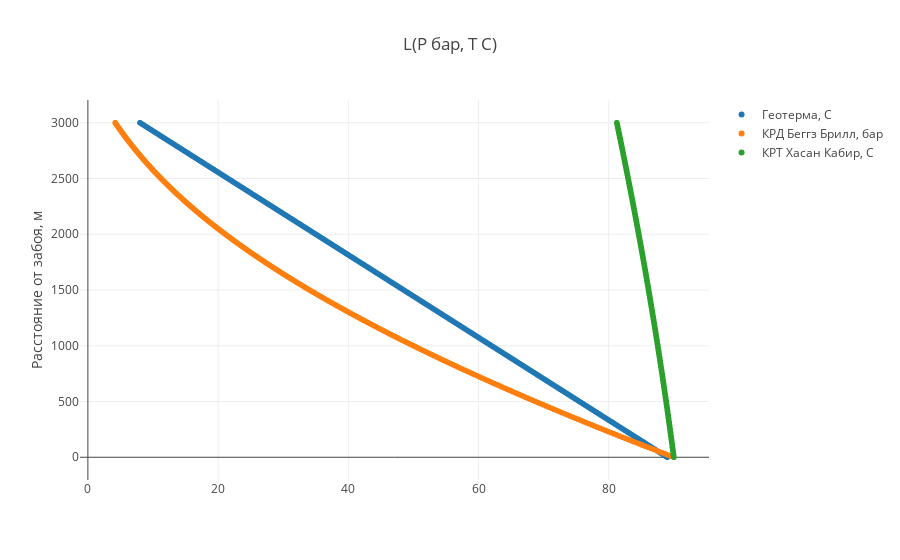

Write notebook code for a chart like this one.
### Code cell
trace1 = go.Scattergl(
    x = t_earth_list_c,
    y = distance_from_bottomhole, 
    name = 'Геотерма, C',
    mode = 'markers'
)

trace2 = go.Scattergl(
    x = p_list_bar,
    y = distance_from_bottomhole, 
    name = 'КРД Беггз Брилл, бар',
    mode = 'markers'
)

trace3 = go.Scattergl(
    x = t_list_c,
    y = distance_from_bottomhole, 
    name = 'КРТ Хасан Кабир, С',
    mode = 'markers'
)


data = [ trace1, trace2, trace3]

plot()

### Figure 1 — Plotly figure (JSON) as saved in the notebook; plotly's stock layout.template omitted (floating-point values rounded to 4 significant figures; data arrays with more than 128 entries replaced by an {"elided": "..."} marker saying what was removed)
{"data": [{"mode": "markers", "name": "Геотерма, C", "type": "scattergl", "uid": "5d74f704-cee2-4910-a56f-d12703bf4182", "x": {"elided": "301 float values"}, "y": {"elided": "301 int values"}}, {"mode": "markers", "name": "КРД Беггз Брилл, бар", "type": "scattergl", "uid": "03252df4-5b5b-461d-9ac2-543b77fd6946", "x": {"elided": "301 float values"}, "y": {"elided": "301 int values"}}, {"mode": "markers", "name": "КРТ Хасан Кабир, С", "type": "scattergl", "uid": "d8a1f356-3a78-4e4b-aaa1-3af194c869e1", "x": {"elided": "301 float values"}, "y": {"elided": "301 int values"}}], "layout": {"title": {"text": "L(P бар, T C)"}, "yaxis": {"title": {"text": "Расстояние от забоя, м"}}}}
